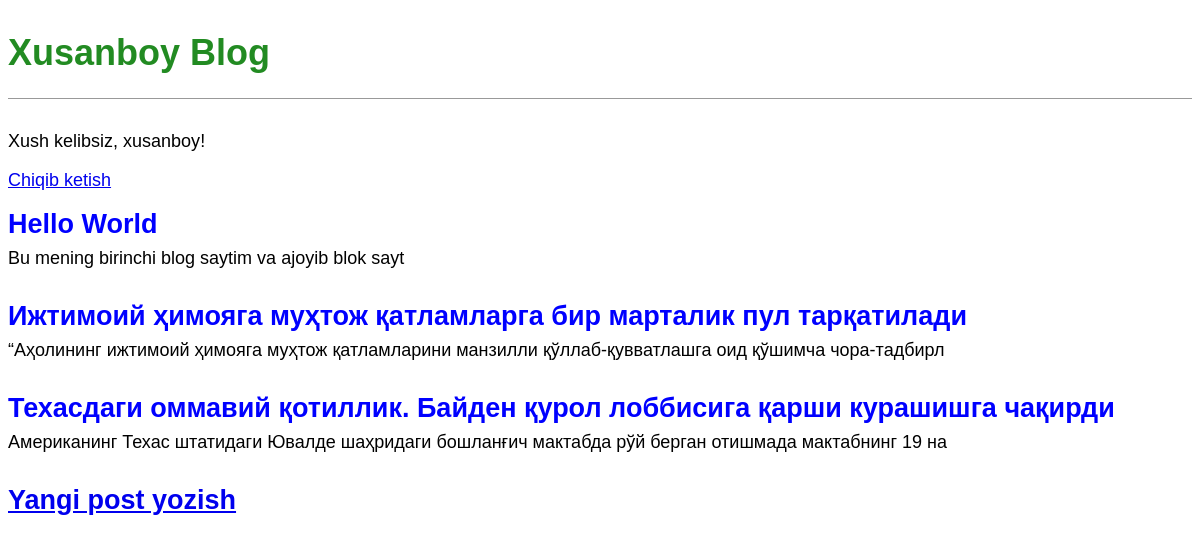
The app's page / (signed in) with its own data.
### blog/models.py (models this page shows, shortened)
class Post(models.Model):
    title = models.CharField(max_length=200)
    author = models.ForeignKey(
        'auth.User',
        on_delete=models.CASCADE,
    )
    body = models.TextField()

### blog/views.py (the view)
# urls.py: path('',BlogListView.as_view(), name='home'),
class BlogListView(ListView):
    model = Post
    template_name = 'home.html'

### templates/home.html
{% extends 'base.html' %}
{% block content %}
    {% for post in object_list %}
        <div class="post-entry">
            <h2><a href="{% url 'post_detail' post.pk %}">{{ post.title }}</a></h2>
            <p>{{ post.body | slice:":100" }}</p>
        </div>
    {% endfor %}
{% endblock content %}

### templates/base.html (shortened to what this page needs)
{% load static %}
<!DOCTYPE html>
<html lang="en">
<head>
    <link rel="stylesheet" href="{% static 'css/base.css' %}">
</head>
<body>
  <header>
      <h1><a href="{% url 'home' %}">Xusanboy Blog</a></h1>
  </header>
  {% if user.is_authenticated %}
      <p>Xush kelibsiz, {{ user.username }}!</p>
      <p><a href="{% url 'logout' %}">Chiqib ketish</a></p>
  {% else %}
     <p>
         <a href="{% url 'login' %}">Saytga kirish</a> |
         <a href="{% url 'signup' %}">Ro'yxatdan o'tish</a>
     </p>
  {% endif %}
  <div>
      {% block content %}
      {% endblock content %}
  </div>
  <footer>
      <h2><a href="{% url 'post_new' %}">Yangi post yozish</a></h2>
  </footer>
</body>
</html>

### static/css/base.css (style rules this page uses)
header h1 a { color: green; }
header { border-bottom: 1px solid #999; margin-bottom: 2rem; display: flex; }
body { font-family: 'Noto Sans JP', sans-serif; font-size: 18px; }
header h1 a { color: ForestGreen; text-decoration: none; }
.post-entry { margin-bottom: 2rem; }
.post-entry h2 { margin: 0.5rem 0; }
.post-entry h2 a, .post-entry h2 a:visited { color: blue; text-decoration: none; }
.post-entry p { margin: 0; font-weight: 400; }

### records on screen
Post: title "Hello World", body "Bu mening birinchi blog saytim va ajoyib blok sayt"
Post: title "Ижтимоий ҳимояга муҳтож қатламларга бир марталик пул тарқатилади", body "“Аҳолининг ижтимоий ҳимояга муҳтож қатламларини манзилли қўллаб-қувватлашга оид қўшимча чора-тадбирл"
Post: title "Техасдаги оммавий қотиллик. Байден қурол лоббисига қарши курашишга чақирди", body "Американинг Техас штатидаги Ювалде шаҳридаги бошланғич мактабда рўй берган отишмада мактабнинг 19 на"

### other values on screen
{{ user.username }} "xusanboy"
